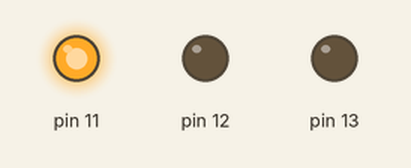
Recording of a sketch running on a simulated Arduino Uno, built with avr-gcc and run on an emulated ATmega328P. Shown: output pins drawn as LEDs (lit = HIGH).

Above: at 2.5 s.
At 5.5 s:
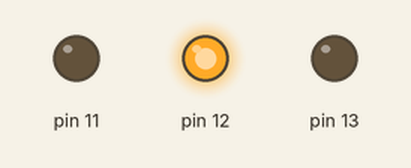
At 7.5 s:
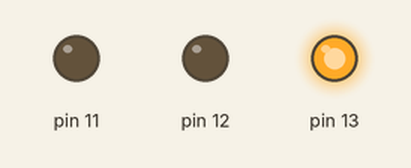
Timing chart, 0 to 13.0 s (numbered marks = the images above):
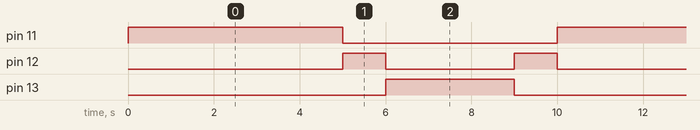

The sketch:

Eden_Sheiko_Traffic_Light_Simulator.ino
```cpp
/*
  Simulate Light Traffic:
  1. Red Color for 5 seconds.
  2. Yellow Color for 1 seconds.
  3. Green Color for 3 seconds.
  (then yellow, and back to red..)
*/

#define RED_TIME 5000
#define YELLOW_TIME 1000
#define GREEN_TIME 3000

void setup() {
  DDRB |= 0b00111000;
}

void loop() {
  PORTB |= 0b00001000;
  delay(RED_TIME);
  PORTB &= 0b11110111;
  PORTB |= 0b00010000;
  delay(YELLOW_TIME);
  PORTB &= 0b11101111;
  PORTB |= 0b00100000;
  delay(GREEN_TIME);
  PORTB &= 0b11011111;
  PORTB |= 0b00010000;
  delay(YELLOW_TIME);
  PORTB &= 0b11101111;
}
```

Measured:
- by itself, pin 11: alternates HIGH for 5.0 s and LOW for 5.0 s
- by itself, pin 12: repeats every 10.0 s: LOW 3.0 s, HIGH 1.0 s, LOW 5.0 s, HIGH 1.0 s
- by itself, pin 13: alternates HIGH for 3.0 s and LOW for 7.0 s
